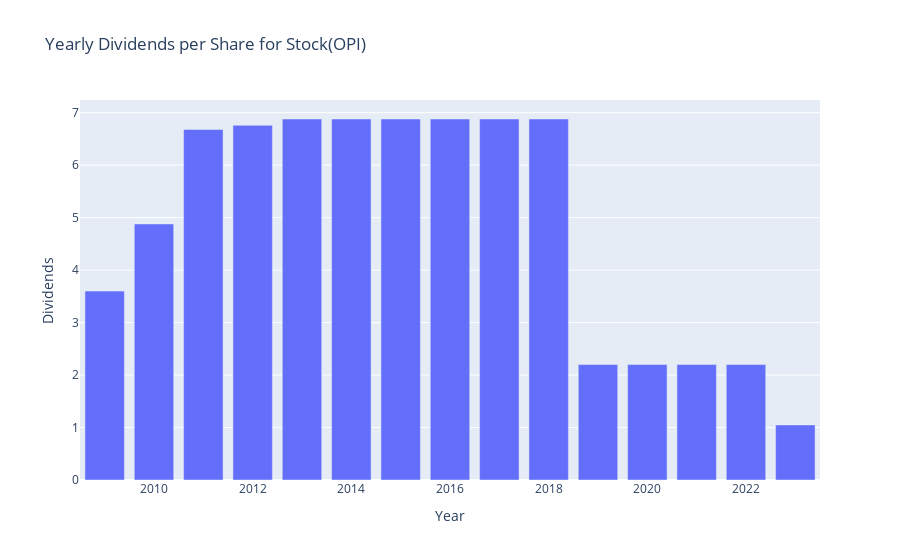

Notebook code cell kept with this figure:
### Code cell
#  plot the Yearly Dividends data using plotly express
px.bar(df2, x=df2.index, y='Dividends', title=f'Yearly Dividends per Share for Stock({ticker})')

### Figure 1 — Plotly figure (JSON) as saved in the notebook; plotly's stock layout.template omitted (floating-point values rounded to 4 significant figures)
{"data": [{"alignmentgroup": "True", "hovertemplate": "Year=%{x}<br>Dividends=%{y}<extra></extra>", "legendgroup": "", "marker": {"color": "#636efa", "pattern": {"shape": ""}}, "name": "", "offsetgroup": "", "orientation": "v", "showlegend": false, "textposition": "auto", "type": "bar", "x": [2009, 2010, 2011, 2012, 2013, 2014, 2015, 2016, 2017, 2018, 2019, 2020, 2021, 2022, 2023], "xaxis": "x", "y": [3.6, 4.88, 6.68, 6.76, 6.88, 6.88, 6.88, 6.88, 6.88, 6.88, 2.2, 2.2, 2.2, 2.2, 1.05], "yaxis": "y"}], "layout": {"barmode": "relative", "legend": {"tracegroupgap": 0}, "title": {"text": "Yearly Dividends per Share for Stock(OPI)"}, "xaxis": {"anchor": "y", "domain": [0, 1], "title": {"text": "Year"}}, "yaxis": {"anchor": "x", "domain": [0, 1], "title": {"text": "Dividends"}}}}
